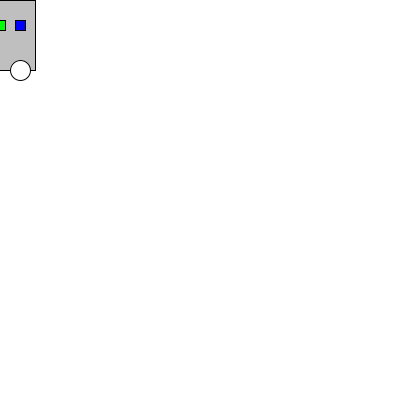
Frame 1 (no input)
Frame 60 (the mouse pressed at the canvas centre just before this capture): identical to frame 1, image omitted
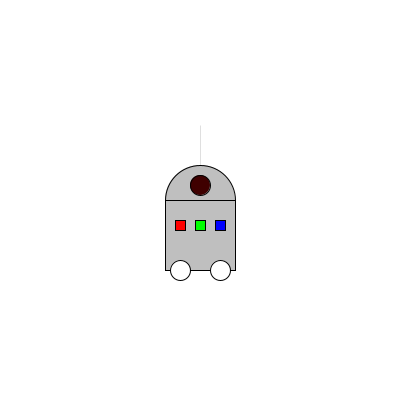
Frame 120 (the mouse held since frame 60 and released just before this capture)

The Processing sketch that drew these frames (run headless with seeded random() and noise(); from frame 60 on, the mouse is pressed at the canvas centre):

// Processing sketch: exo034
// ── exo034.pde
float eppesX, eppesY, eppesmoy;
void setup() {
  size(400, 400);
}

void draw() {
    background(255);
    strokeWeight(1);

    // le corps
    fill(191);
    rect(mouseX - 35, mouseY, 70, 70);

    // les trois LEDs
    fill(255, 0, 0);
    rect(mouseX - 25, mouseY + 20, 10, 10);
    fill(0, 255, 0);
    rect(mouseX - 5, mouseY + 20, 10, 10);
    fill(0, 0, 255);
    rect(mouseX + 15, mouseY + 20, 10, 10);

    // les roues
    fill(255);
    ellipse(mouseX - 20, mouseY + 70, 20, 20);
    ellipse(mouseX + 20, mouseY + 70, 20, 20);

    // la tête
    fill(191);
    arc(mouseX, mouseY, 70, 70, -PI, 0, CHORD);

    // la caméra
    fill(63, 0, 0);
    ellipse(mouseX, mouseY-15, 20, 20);

    // l'antenne
    eppesX = pmouseX - mouseX;
        if (eppesX < 0) {
            eppesX = -eppesX; // assure que eppes est positif
        }
    eppesY = pmouseY - mouseY;
        if (eppesY < 0) {
            eppesY = -eppesY; // assure que eppesY est positif
        }
    eppesmoy = (eppesX + eppesY) / 2;
    strokeWeight(eppesmoy);
    line(mouseX, mouseY-35, mouseX, mouseY-75);
    }
